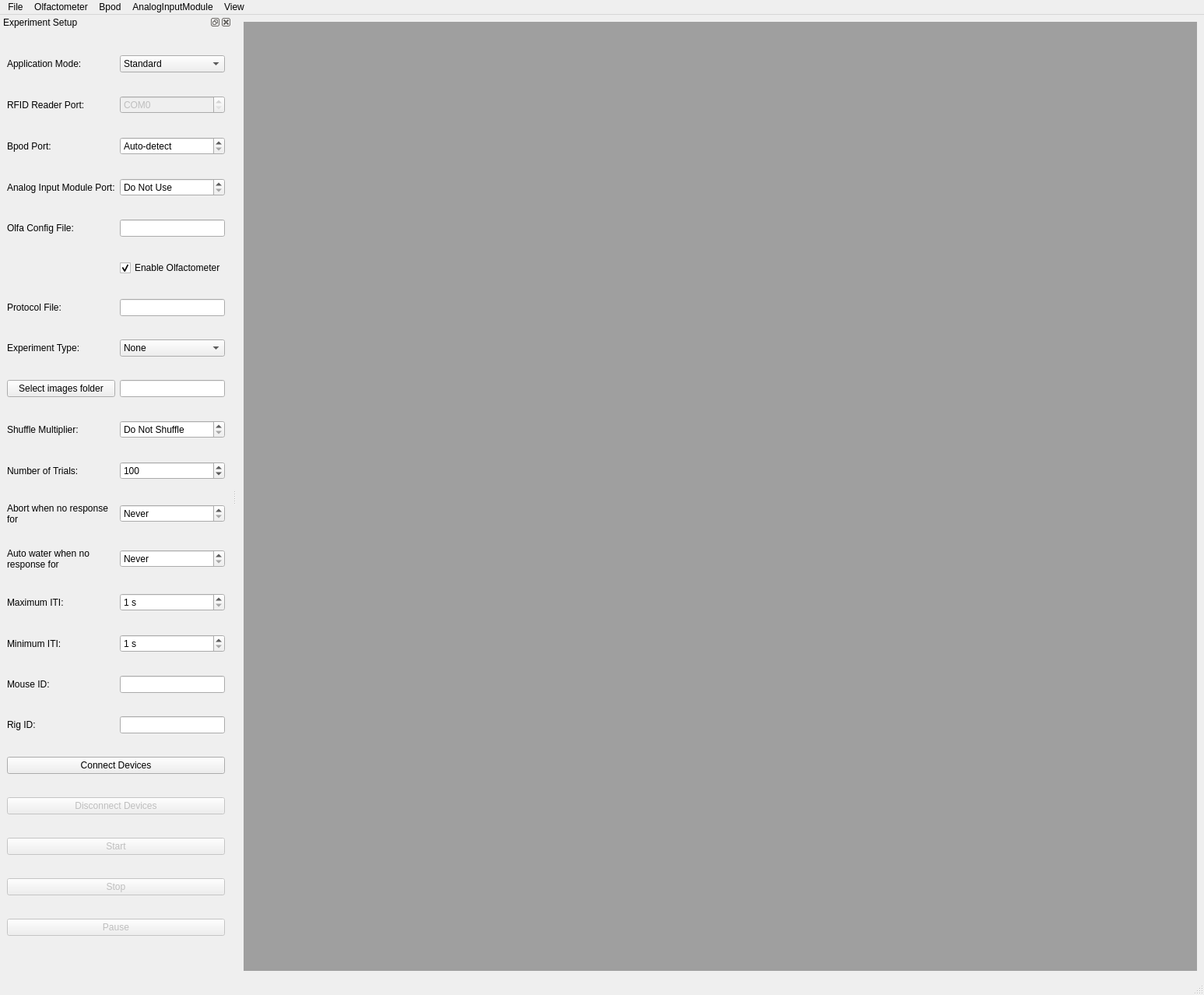
<?xml version="1.0" encoding="UTF-8"?>
<ui version="4.0">
 <class>MainWindow</class>
 <widget class="QMainWindow" name="MainWindow">
  <property name="geometry">
   <rect>
    <x>0</x>
    <y>0</y>
    <width>1547</width>
    <height>1278</height>
   </rect>
  </property>
  <property name="windowTitle">
   <string>MainWindow</string>
  </property>
  <widget class="QWidget" name="centralwidget">
   <layout class="QHBoxLayout" name="centralWidgetHLayout">
    <item>
     <widget class="QMdiArea" name="mdiArea">
      <property name="sizeAdjustPolicy">
       <enum>QAbstractScrollArea::AdjustToContents</enum>
      </property>
      <property name="activationOrder">
       <enum>QMdiArea::CreationOrder</enum>
      </property>
      <widget class="QWidget" name="currentTrialSubWindowWidget">
       <property name="windowTitle">
        <string>Current Trial Info</string>
       </property>
       <layout class="QGridLayout" name="currentTrialSubWindowWidgetGridLayout">
        <item row="1" column="2">
         <widget class="QLabel" name="odorA_nameLabel">
          <property name="text">
           <string>Odor A Name</string>
          </property>
         </widget>
        </item>
        <item row="2" column="1">
         <widget class="QLineEdit" name="currentStateLineEdit">
          <property name="readOnly">
           <bool>true</bool>
          </property>
         </widget>
        </item>
        <item row="3" column="8">
         <widget class="QLabel" name="totalPercentCorrectLabel">
          <property name="text">
           <string>Total Percent Correct</string>
          </property>
         </widget>
        </item>
        <item row="0" column="8">
         <widget class="QLabel" name="totalCorrectLabel">
          <property name="text">
           <string>Total Correct:</string>
          </property>
         </widget>
        </item>
        <item row="4" column="0" colspan="10">
         <widget class="QProgressBar" name="currentTrialProgressBar">
          <property name="value">
           <number>0</number>
          </property>
          <property name="textVisible">
           <bool>false</bool>
          </property>
         </widget>
        </item>
        <item row="3" column="9">
         <widget class="QLineEdit" name="totalPercentCorrectLineEdit">
          <property name="readOnly">
           <bool>true</bool>
          </property>
         </widget>
        </item>
        <item row="0" column="2">
         <widget class="QLabel" name="odorA_vialLabel">
          <property name="text">
           <string>Odor A Vial</string>
          </property>
         </widget>
        </item>
        <item row="3" column="3">
         <widget class="QLineEdit" name="odorA_flowLineEdit">
          <property name="readOnly">
           <bool>true</bool>
          </property>
         </widget>
        </item>
        <item row="0" column="1">
         <widget class="QLineEdit" name="trialNumLineEdit">
          <property name="readOnly">
           <bool>true</bool>
          </property>
         </widget>
        </item>
        <item row="0" column="6">
         <widget class="QLabel" name="correctResponseLabel">
          <property name="text">
           <string>Correct Response</string>
          </property>
         </widget>
        </item>
        <item row="0" column="9">
         <widget class="QLineEdit" name="totalCorrectLineEdit">
          <property name="readOnly">
           <bool>true</bool>
          </property>
         </widget>
        </item>
        <item row="2" column="2">
         <widget class="QLabel" name="odorA_concLabel">
          <property name="text">
           <string>Odor A Conc</string>
          </property>
         </widget>
        </item>
        <item row="2" column="0">
         <widget class="QLabel" name="currentStateLabel">
          <property name="text">
           <string>Current State</string>
          </property>
         </widget>
        </item>
        <item row="2" column="9">
         <widget class="QLineEdit" name="totalNoResponsesLineEdit">
          <property name="readOnly">
           <bool>true</bool>
          </property>
         </widget>
        </item>
        <item row="1" column="7">
         <widget class="QLineEdit" name="responseResultLineEdit">
          <property name="readOnly">
           <bool>true</bool>
          </property>
         </widget>
        </item>
        <item row="1" column="9">
         <widget class="QLineEdit" name="totalWrongLineEdit">
          <property name="readOnly">
           <bool>true</bool>
          </property>
         </widget>
        </item>
        <item row="3" column="2">
         <widget class="QLabel" name="odorA_flowLabel">
          <property name="text">
           <string>Odor A Flow</string>
          </property>
         </widget>
        </item>
        <item row="1" column="3">
         <widget class="QLineEdit" name="odorA_nameLineEdit">
          <property name="readOnly">
           <bool>true</bool>
          </property>
         </widget>
        </item>
        <item row="0" column="4">
         <widget class="QLabel" name="odorB_vialLabel">
          <property name="text">
           <string>Odor B Vial</string>
          </property>
         </widget>
        </item>
        <item row="1" column="0">
         <widget class="QLabel" name="itiLabel">
          <property name="text">
           <string>Current ITI</string>
          </property>
         </widget>
        </item>
        <item row="1" column="6">
         <widget class="QLabel" name="responseResultLabel">
          <property name="text">
           <string>Response Result</string>
          </property>
         </widget>
        </item>
        <item row="2" column="8">
         <widget class="QLabel" name="totalNoResponsesLabel">
          <property name="text">
           <string>Total No Responses</string>
          </property>
         </widget>
        </item>
        <item row="0" column="3">
         <widget class="QLineEdit" name="odorA_vialLineEdit">
          <property name="readOnly">
           <bool>true</bool>
          </property>
         </widget>
        </item>
        <item row="1" column="1">
         <widget class="QLineEdit" name="itiLineEdit">
          <property name="readOnly">
           <bool>true</bool>
          </property>
         </widget>
        </item>
        <item row="0" column="7">
         <widget class="QLineEdit" name="correctResponseLineEdit">
          <property name="readOnly">
           <bool>true</bool>
          </property>
         </widget>
        </item>
        <item row="0" column="0">
         <widget class="QLabel" name="trialNumLabel">
          <property name="text">
           <string>Trial Number</string>
          </property>
         </widget>
        </item>
        <item row="1" column="8">
         <widget class="QLabel" name="totalWrongLabel">
          <property name="text">
           <string>Total Wrong:</string>
          </property>
         </widget>
        </item>
        <item row="2" column="3">
         <widget class="QLineEdit" name="odorA_concLineEdit">
          <property name="readOnly">
           <bool>true</bool>
          </property>
         </widget>
        </item>
        <item row="0" column="5">
         <widget class="QLineEdit" name="odorB_vialLineEdit">
          <property name="readOnly">
           <bool>true</bool>
          </property>
         </widget>
        </item>
        <item row="1" column="4">
         <widget class="QLabel" name="odorB_nameLabel">
          <property name="text">
           <string>Odor B Name</string>
          </property>
         </widget>
        </item>
        <item row="1" column="5">
         <widget class="QLineEdit" name="odorB_nameLineEdit">
          <property name="readOnly">
           <bool>true</bool>
          </property>
         </widget>
        </item>
        <item row="2" column="4">
         <widget class="QLabel" name="odorB_concLabel">
          <property name="text">
           <string>Odor B Conc</string>
          </property>
         </widget>
        </item>
        <item row="2" column="5">
         <widget class="QLineEdit" name="odorB_concLineEdit">
          <property name="readOnly">
           <bool>true</bool>
          </property>
         </widget>
        </item>
        <item row="3" column="4">
         <widget class="QLabel" name="odorB_flowLabel">
          <property name="text">
           <string>Odor B Flow</string>
          </property>
         </widget>
        </item>
        <item row="3" column="5">
         <widget class="QLineEdit" name="odorB_flowLineEdit">
          <property name="readOnly">
           <bool>true</bool>
          </property>
         </widget>
        </item>
       </layout>
      </widget>
      <widget class="QWidget" name="bpodControlSubWindowWidget">
       <property name="windowTitle">
        <string>Bpod Control</string>
       </property>
       <layout class="QGridLayout" name="bpodControlSubWindowWidgetGridLayout">
        <item row="0" column="1">
         <widget class="QComboBox" name="leftSensorPortNumComboBox">
          <item>
           <property name="text">
            <string>1</string>
           </property>
          </item>
          <item>
           <property name="text">
            <string>2</string>
           </property>
          </item>
          <item>
           <property name="text">
            <string>3</string>
           </property>
          </item>
          <item>
           <property name="text">
            <string>4</string>
           </property>
          </item>
         </widget>
        </item>
        <item row="7" column="0">
         <widget class="QPushButton" name="flushLeftWaterButton">
          <property name="enabled">
           <bool>false</bool>
          </property>
          <property name="text">
           <string>Flush Left Water</string>
          </property>
         </widget>
        </item>
        <item row="0" column="0">
         <widget class="QLabel" name="leftSensorPortNumLabel">
          <property name="text">
           <string>Left Sensor Port Num:</string>
          </property>
         </widget>
        </item>
        <item row="4" column="0">
         <widget class="QLabel" name="rightWaterValvePortNumLabel">
          <property name="text">
           <string>Right Water Valve Port Num:</string>
          </property>
         </widget>
        </item>
        <item row="5" column="0">
         <widget class="QLabel" name="rightWaterValveDurationLabel">
          <property name="text">
           <string>Right Water Valve Duration:</string>
          </property>
         </widget>
        </item>
        <item row="1" column="1">
         <widget class="QComboBox" name="leftWaterValvePortNumComboBox">
          <item>
           <property name="text">
            <string>1</string>
           </property>
          </item>
          <item>
           <property name="text">
            <string>2</string>
           </property>
          </item>
          <item>
           <property name="text">
            <string>3</string>
           </property>
          </item>
          <item>
           <property name="text">
            <string>4</string>
           </property>
          </item>
         </widget>
        </item>
        <item row="3" column="1">
         <widget class="QComboBox" name="rightSensorPortNumComboBox">
          <property name="currentIndex">
           <number>2</number>
          </property>
          <item>
           <property name="text">
            <string>1</string>
           </property>
          </item>
          <item>
           <property name="text">
            <string>2</string>
           </property>
          </item>
          <item>
           <property name="text">
            <string>3</string>
           </property>
          </item>
          <item>
           <property name="text">
            <string>4</string>
           </property>
          </item>
         </widget>
        </item>
        <item row="1" column="0">
         <widget class="QLabel" name="leftWaterValvePortNumLabel">
          <property name="text">
           <string>Left Water Valve Port Num:</string>
          </property>
         </widget>
        </item>
        <item row="8" column="1">
         <widget class="QPushButton" name="rightWaterValveButton">
          <property name="enabled">
           <bool>false</bool>
          </property>
          <property name="text">
           <string>Right Water Valve</string>
          </property>
          <property name="checkable">
           <bool>false</bool>
          </property>
         </widget>
        </item>
        <item row="9" column="0" colspan="2">
         <widget class="QPushButton" name="finalValveButton">
          <property name="enabled">
           <bool>false</bool>
          </property>
          <property name="text">
           <string>Final Valve</string>
          </property>
          <property name="checkable">
           <bool>true</bool>
          </property>
         </widget>
        </item>
        <item row="2" column="0">
         <widget class="QLabel" name="leftWaterValveDurationLabel">
          <property name="text">
           <string>Left Water Valve Duration:</string>
          </property>
         </widget>
        </item>
        <item row="5" column="1">
         <widget class="QSpinBox" name="rightWaterValveDurationSpinBox">
          <property name="suffix">
           <string> ms</string>
          </property>
          <property name="maximum">
           <number>10000</number>
          </property>
          <property name="value">
           <number>100</number>
          </property>
         </widget>
        </item>
        <item row="2" column="1">
         <widget class="QSpinBox" name="leftWaterValveDurationSpinBox">
          <property name="suffix">
           <string> ms</string>
          </property>
          <property name="maximum">
           <number>10000</number>
          </property>
          <property name="value">
           <number>100</number>
          </property>
         </widget>
        </item>
        <item row="3" column="0">
         <widget class="QLabel" name="rightSensorPortNumLabel">
          <property name="text">
           <string>Right Sensor Port Num:</string>
          </property>
         </widget>
        </item>
        <item row="7" column="1">
         <widget class="QPushButton" name="flushRightWaterButton">
          <property name="enabled">
           <bool>false</bool>
          </property>
          <property name="text">
           <string>Flush Right Water</string>
          </property>
         </widget>
        </item>
        <item row="8" column="0">
         <widget class="QPushButton" name="leftWaterValveButton">
          <property name="enabled">
           <bool>false</bool>
          </property>
          <property name="text">
           <string>Left Water Valve</string>
          </property>
          <property name="checkable">
           <bool>false</bool>
          </property>
         </widget>
        </item>
        <item row="4" column="1">
         <widget class="QComboBox" name="rightWaterValvePortNumComboBox">
          <property name="currentIndex">
           <number>2</number>
          </property>
          <item>
           <property name="text">
            <string>1</string>
           </property>
          </item>
          <item>
           <property name="text">
            <string>2</string>
           </property>
          </item>
          <item>
           <property name="text">
            <string>3</string>
           </property>
          </item>
          <item>
           <property name="text">
            <string>4</string>
           </property>
          </item>
         </widget>
        </item>
        <item row="6" column="0">
         <widget class="QLabel" name="finalValvePortNumLabel">
          <property name="text">
           <string>Final Valve Port Num:</string>
          </property>
         </widget>
        </item>
        <item row="6" column="1">
         <widget class="QComboBox" name="finalValvePortNumComboBox">
          <property name="currentIndex">
           <number>1</number>
          </property>
          <item>
           <property name="text">
            <string>1</string>
           </property>
          </item>
          <item>
           <property name="text">
            <string>2</string>
           </property>
          </item>
          <item>
           <property name="text">
            <string>3</string>
           </property>
          </item>
          <item>
           <property name="text">
            <string>4</string>
           </property>
          </item>
         </widget>
        </item>
       </layout>
      </widget>
      <widget class="QWidget" name="resultsPlotSubWindowWidget">
       <property name="windowTitle">
        <string>Results Plot</string>
       </property>
       <layout class="QGridLayout" name="resultsPlotSubWindowWidgetGridLayout">
        <item row="0" column="2">
         <widget class="QPushButton" name="resultsPlotSeparateVialsButton">
          <property name="text">
           <string>Separate Vials</string>
          </property>
         </widget>
        </item>
        <item row="0" column="1">
         <widget class="QPushButton" name="resultsPlotCombineLikeVialsButton">
          <property name="text">
           <string>Combine Like Vials</string>
          </property>
         </widget>
        </item>
        <item row="0" column="0">
         <widget class="QPushButton" name="resultsPlotCombineAllVialsButton">
          <property name="text">
           <string>Combine All Vials</string>
          </property>
         </widget>
        </item>
       </layout>
      </widget>
      <widget class="QWidget" name="flowUsagePlotSubWindowWidget">
       <property name="windowTitle">
        <string>Flow Usage Plot</string>
       </property>
       <layout class="QGridLayout" name="flowUsagePlotSubWindowWidgetGridLayout">
        <item row="0" column="1">
         <widget class="QPushButton" name="flowUsagePlotCombineLikeVialsButton">
          <property name="text">
           <string>Combine Like Vials</string>
          </property>
         </widget>
        </item>
        <item row="0" column="2">
         <widget class="QPushButton" name="flowUsagePlotSeparateVialsButton">
          <property name="text">
           <string>Separate Vials</string>
          </property>
         </widget>
        </item>
        <item row="0" column="0">
         <widget class="QPushButton" name="flowUsagePlotCombineAllVialsButton">
          <property name="text">
           <string>Combine All Vials</string>
          </property>
         </widget>
        </item>
       </layout>
      </widget>
      <widget class="QWidget" name="streamingPlotSubWindowWidget">
       <property name="windowTitle">
        <string>Streaming Plot</string>
       </property>
       <layout class="QGridLayout" name="streamingPlotSubWindowWidgetGridLayout">
        <item row="2" column="0">
         <widget class="QLabel" name="maxtLabel">
          <property name="sizePolicy">
           <sizepolicy hsizetype="Fixed" vsizetype="Fixed">
            <horstretch>0</horstretch>
            <verstretch>0</verstretch>
           </sizepolicy>
          </property>
          <property name="text">
           <string>Max t:</string>
          </property>
         </widget>
        </item>
        <item row="4" column="0">
         <widget class="QLabel" name="plotIntervalLabel">
          <property name="sizePolicy">
           <sizepolicy hsizetype="Fixed" vsizetype="Fixed">
            <horstretch>0</horstretch>
            <verstretch>0</verstretch>
           </sizepolicy>
          </property>
          <property name="text">
           <string>Plot Interval:</string>
          </property>
         </widget>
        </item>
        <item row="4" column="1">
         <widget class="QSpinBox" name="plotIntervalSpinBox">
          <property name="sizePolicy">
           <sizepolicy hsizetype="Fixed" vsizetype="Fixed">
            <horstretch>0</horstretch>
            <verstretch>0</verstretch>
           </sizepolicy>
          </property>
          <property name="suffix">
           <string> ms</string>
          </property>
          <property name="minimum">
           <number>1</number>
          </property>
         </widget>
        </item>
        <item row="2" column="1">
         <widget class="QSpinBox" name="maxtSpinBox">
          <property name="sizePolicy">
           <sizepolicy hsizetype="Fixed" vsizetype="Fixed">
            <horstretch>0</horstretch>
            <verstretch>0</verstretch>
           </sizepolicy>
          </property>
          <property name="suffix">
           <string> s</string>
          </property>
          <property name="minimum">
           <number>1</number>
          </property>
          <property name="maximum">
           <number>100</number>
          </property>
          <property name="value">
           <number>10</number>
          </property>
         </widget>
        </item>
        <item row="0" column="1">
         <widget class="QDoubleSpinBox" name="yMaxDoubleSpinBox">
          <property name="sizePolicy">
           <sizepolicy hsizetype="Fixed" vsizetype="Fixed">
            <horstretch>0</horstretch>
            <verstretch>0</verstretch>
           </sizepolicy>
          </property>
          <property name="minimum">
           <double>-10.000000000000000</double>
          </property>
          <property name="maximum">
           <double>10.000000000000000</double>
          </property>
          <property name="value">
           <double>1.000000000000000</double>
          </property>
         </widget>
        </item>
        <item row="1" column="0">
         <widget class="QLabel" name="yMinLabel">
          <property name="sizePolicy">
           <sizepolicy hsizetype="Fixed" vsizetype="Fixed">
            <horstretch>0</horstretch>
            <verstretch>0</verstretch>
           </sizepolicy>
          </property>
          <property name="text">
           <string>Y Min:</string>
          </property>
         </widget>
        </item>
        <item row="0" column="0">
         <widget class="QLabel" name="yMaxLabel">
          <property name="sizePolicy">
           <sizepolicy hsizetype="Fixed" vsizetype="Fixed">
            <horstretch>0</horstretch>
            <verstretch>0</verstretch>
           </sizepolicy>
          </property>
          <property name="text">
           <string>Y Max:</string>
          </property>
         </widget>
        </item>
        <item row="3" column="1">
         <widget class="QDoubleSpinBox" name="dtDoubleSpinBox">
          <property name="sizePolicy">
           <sizepolicy hsizetype="Fixed" vsizetype="Fixed">
            <horstretch>0</horstretch>
            <verstretch>0</verstretch>
           </sizepolicy>
          </property>
          <property name="suffix">
           <string> s</string>
          </property>
          <property name="decimals">
           <number>4</number>
          </property>
          <property name="minimum">
           <double>0.000100000000000</double>
          </property>
          <property name="maximum">
           <double>1.000000000000000</double>
          </property>
          <property name="singleStep">
           <double>0.000100000000000</double>
          </property>
          <property name="value">
           <double>0.001000000000000</double>
          </property>
         </widget>
        </item>
        <item row="1" column="1">
         <widget class="QDoubleSpinBox" name="yMinDoubleSpinBox">
          <property name="sizePolicy">
           <sizepolicy hsizetype="Fixed" vsizetype="Fixed">
            <horstretch>0</horstretch>
            <verstretch>0</verstretch>
           </sizepolicy>
          </property>
          <property name="minimum">
           <double>-10.000000000000000</double>
          </property>
          <property name="maximum">
           <double>10.000000000000000</double>
          </property>
          <property name="value">
           <double>-1.000000000000000</double>
          </property>
         </widget>
        </item>
        <item row="3" column="0">
         <widget class="QLabel" name="dtLabel">
          <property name="sizePolicy">
           <sizepolicy hsizetype="Fixed" vsizetype="Fixed">
            <horstretch>0</horstretch>
            <verstretch>0</verstretch>
           </sizepolicy>
          </property>
          <property name="text">
           <string>dt:</string>
          </property>
         </widget>
        </item>
        <item row="5" column="1">
         <widget class="QSpinBox" name="sniffThresholdSpinBox">
          <property name="suffix">
           <string> mV</string>
          </property>
          <property name="minimum">
           <number>1</number>
          </property>
          <property name="maximum">
           <number>1000</number>
          </property>
         </widget>
        </item>
        <item row="5" column="0">
         <widget class="QLabel" name="sniffThresholdLabel">
          <property name="text">
           <string>Sniff Threshold</string>
          </property>
         </widget>
        </item>
       </layout>
      </widget>
      <widget class="QWidget" name="trialPlaybackSubWindowWidget">
       <property name="windowTitle">
        <string>Trial Playback</string>
       </property>
       <widget class="QLabel" name="videoLabel">
        <property name="geometry">
         <rect>
          <x>70</x>
          <y>40</y>
          <width>131</width>
          <height>101</height>
         </rect>
        </property>
        <property name="text">
         <string/>
        </property>
       </widget>
       <widget class="QPushButton" name="playLastTrial_Button">
        <property name="geometry">
         <rect>
          <x>90</x>
          <y>180</y>
          <width>75</width>
          <height>23</height>
         </rect>
        </property>
        <property name="text">
         <string>Play</string>
        </property>
       </widget>
       <widget class="QMediaPlayer" name="mediaplayerLabel">
        <property name="geometry">
         <rect>
          <x>60</x>
          <y>70</y>
          <width>47</width>
          <height>13</height>
         </rect>
        </property>
        <property name="text">
         <string>TextLabel</string>
        </property>
       </widget>
       <widget class="QPushButton" name="playLastTrial_Button_2">
        <property name="geometry">
         <rect>
          <x>60</x>
          <y>130</y>
          <width>75</width>
          <height>23</height>
         </rect>
        </property>
        <property name="text">
         <string>PushButton</string>
        </property>
       </widget>
       <widget class="QSlider" name="positionSlider">
        <property name="geometry">
         <rect>
          <x>10</x>
          <y>100</y>
          <width>160</width>
          <height>22</height>
         </rect>
        </property>
        <property name="orientation">
         <enum>Qt::Horizontal</enum>
        </property>
       </widget>
      </widget>
     </widget>
    </item>
   </layout>
  </widget>
  <widget class="QMenuBar" name="menubar">
   <property name="geometry">
    <rect>
     <x>0</x>
     <y>0</y>
     <width>1547</width>
     <height>21</height>
    </rect>
   </property>
   <widget class="QMenu" name="menuFile">
    <property name="title">
     <string>File</string>
    </property>
    <addaction name="actionNewProtocol"/>
    <addaction name="actionOpenProtocol"/>
    <addaction name="actionLoadDefaults"/>
    <addaction name="actionEditDefaults"/>
   </widget>
   <widget class="QMenu" name="menuOlfactometer">
    <property name="title">
     <string>Olfactometer</string>
    </property>
    <addaction name="actionSelectOlfaConfigFile"/>
    <addaction name="actionConfigureOlfaSettings"/>
    <addaction name="actionLaunchOlfaGUI"/>
   </widget>
   <widget class="QMenu" name="menuAnalogIn">
    <property name="title">
     <string>AnalogInputModule</string>
    </property>
    <addaction name="actionConfigureAnalogInputModuleSettings"/>
   </widget>
   <widget class="QMenu" name="menuView">
    <property name="title">
     <string>View</string>
    </property>
    <addaction name="actionViewStreaming"/>
    <addaction name="actionViewResultsPlot"/>
    <addaction name="actionViewCurrentTrialInfo"/>
    <addaction name="actionViewFlowUsagePlot"/>
    <addaction name="actionViewBpodControl"/>
    <addaction name="actionViewExperimentSetup"/>
   </widget>
   <widget class="QMenu" name="menuBpod">
    <property name="title">
     <string>Bpod</string>
    </property>
    <addaction name="actionConfigureBpodFlexChannels"/>
   </widget>
   <addaction name="menuFile"/>
   <addaction name="menuOlfactometer"/>
   <addaction name="menuBpod"/>
   <addaction name="menuAnalogIn"/>
   <addaction name="menuView"/>
  </widget>
  <widget class="QStatusBar" name="statusbar"/>
  <widget class="QDockWidget" name="experimentSetupDockWidget">
   <property name="features">
    <set>QDockWidget::AllDockWidgetFeatures</set>
   </property>
   <property name="windowTitle">
    <string>Experiment Setup</string>
   </property>
   <attribute name="dockWidgetArea">
    <number>1</number>
   </attribute>
   <widget class="QWidget" name="experimentSetupDockWidgetContents">
    <layout class="QGridLayout" name="experimentSetupDockWidgetContentsGridLayout" rowstretch="0,0,0,0,0,0,0,0,0,0,0,0,0,0,0,0,0,0,0,0,0,0,0" rowminimumheight="0,0,0,0,0,0,0,0,0,0,0,0,0,0,0,0,0,0,0,0,0,0,0">
     <item row="14" column="1">
      <widget class="QSpinBox" name="itiMaxSpinBox">
       <property name="suffix">
        <string> s</string>
       </property>
       <property name="minimum">
        <number>1</number>
       </property>
      </widget>
     </item>
     <item row="2" column="1">
      <widget class="QSpinBox" name="bpodCOMPortSpinBox">
       <property name="specialValueText">
        <string>Auto-detect</string>
       </property>
       <property name="prefix">
        <string>COM</string>
       </property>
       <property name="maximum">
        <number>999</number>
       </property>
      </widget>
     </item>
     <item row="18" column="0" colspan="2">
      <widget class="QPushButton" name="connectDevicesButton">
       <property name="text">
        <string>Connect Devices</string>
       </property>
      </widget>
     </item>
     <item row="1" column="1">
      <widget class="QSpinBox" name="rfidReaderCOMPortSpinBox">
       <property name="enabled">
        <bool>false</bool>
       </property>
       <property name="prefix">
        <string>COM</string>
       </property>
       <property name="maximum">
        <number>999</number>
       </property>
      </widget>
     </item>
     <item row="12" column="1">
      <widget class="QSpinBox" name="noResponseCutoffSpinBox">
       <property name="specialValueText">
        <string>Never</string>
       </property>
       <property name="suffix">
        <string> trials</string>
       </property>
       <property name="value">
        <number>0</number>
       </property>
      </widget>
     </item>
     <item row="6" column="0">
      <widget class="QLabel" name="protocolFileLabel">
       <property name="text">
        <string>Protocol File:</string>
       </property>
      </widget>
     </item>
     <item row="4" column="0">
      <widget class="QLabel" name="olfaConfigFileLabel">
       <property name="text">
        <string>Olfa Config File:</string>
       </property>
      </widget>
     </item>
     <item row="10" column="0">
      <widget class="QLabel" name="shuffleMultiplierLabel">
       <property name="text">
        <string>Shuffle Multiplier:</string>
       </property>
      </widget>
     </item>
     <item row="15" column="0">
      <widget class="QLabel" name="itiMinLabel">
       <property name="text">
        <string>Minimum ITI:</string>
       </property>
      </widget>
     </item>
     <item row="12" column="0">
      <widget class="QLabel" name="noResponseCutoffLabel">
       <property name="text">
        <string>Abort when no response for</string>
       </property>
       <property name="wordWrap">
        <bool>true</bool>
       </property>
      </widget>
     </item>
     <item row="3" column="0">
      <widget class="QLabel" name="analogInputModuleCOMPortLabel">
       <property name="text">
        <string>Analog Input Module Port:</string>
       </property>
       <property name="wordWrap">
        <bool>true</bool>
       </property>
      </widget>
     </item>
     <item row="16" column="1">
      <widget class="QLineEdit" name="mouseNumberLineEdit"/>
     </item>
     <item row="8" column="0">
      <widget class="QLabel" name="experimentTypeLabel">
       <property name="text">
        <string>Experiment Type:</string>
       </property>
      </widget>
     </item>
     <item row="13" column="0">
      <widget class="QLabel" name="autoWaterCutoffLabel">
       <property name="text">
        <string>Auto water when no response for</string>
       </property>
       <property name="wordWrap">
        <bool>true</bool>
       </property>
      </widget>
     </item>
     <item row="20" column="0" colspan="2">
      <widget class="QPushButton" name="startButton">
       <property name="enabled">
        <bool>false</bool>
       </property>
       <property name="text">
        <string>Start</string>
       </property>
      </widget>
     </item>
     <item row="4" column="1">
      <widget class="QLineEdit" name="olfaConfigFileLineEdit">
       <property name="readOnly">
        <bool>true</bool>
       </property>
      </widget>
     </item>
     <item row="1" column="0">
      <widget class="QLabel" name="rfidReaderCOMPortLabel">
       <property name="text">
        <string>RFID Reader Port:</string>
       </property>
      </widget>
     </item>
     <item row="0" column="1">
      <widget class="QComboBox" name="applicationModeComboBox">
       <property name="currentIndex">
        <number>0</number>
       </property>
       <item>
        <property name="text">
         <string>Standard</string>
        </property>
       </item>
       <item>
        <property name="text">
         <string>Automatic (RFID)</string>
        </property>
       </item>
      </widget>
     </item>
     <item row="17" column="0">
      <widget class="QLabel" name="rigLetterLabel">
       <property name="text">
        <string>Rig ID:</string>
       </property>
      </widget>
     </item>
     <item row="16" column="0">
      <widget class="QLabel" name="mouseNumberLabel">
       <property name="text">
        <string>Mouse ID:</string>
       </property>
      </widget>
     </item>
     <item row="14" column="0">
      <widget class="QLabel" name="itiMaxLabel">
       <property name="text">
        <string>Maximum ITI:</string>
       </property>
      </widget>
     </item>
     <item row="19" column="0" colspan="2">
      <widget class="QPushButton" name="disconnectDevicesButton">
       <property name="enabled">
        <bool>false</bool>
       </property>
       <property name="text">
        <string>Disconnect Devices</string>
       </property>
      </widget>
     </item>
     <item row="11" column="0">
      <widget class="QLabel" name="nTrialsLabel">
       <property name="text">
        <string>Number of Trials:</string>
       </property>
      </widget>
     </item>
     <item row="21" column="0" colspan="2">
      <widget class="QPushButton" name="stopButton">
       <property name="enabled">
        <bool>false</bool>
       </property>
       <property name="text">
        <string>Stop</string>
       </property>
       <property name="checkable">
        <bool>false</bool>
       </property>
      </widget>
     </item>
     <item row="17" column="1">
      <widget class="QLineEdit" name="rigLetterLineEdit"/>
     </item>
     <item row="3" column="1">
      <widget class="QSpinBox" name="analogInputModuleCOMPortSpinBox">
       <property name="specialValueText">
        <string>Do Not Use</string>
       </property>
       <property name="prefix">
        <string>COM</string>
       </property>
       <property name="maximum">
        <number>999</number>
       </property>
      </widget>
     </item>
     <item row="2" column="0">
      <widget class="QLabel" name="bpodCOMPortLabel">
       <property name="text">
        <string>Bpod Port:</string>
       </property>
      </widget>
     </item>
     <item row="5" column="1">
      <widget class="QCheckBox" name="olfaCheckBox">
       <property name="text">
        <string>Enable Olfactometer</string>
       </property>
       <property name="checked">
        <bool>true</bool>
       </property>
      </widget>
     </item>
     <item row="0" column="0">
      <widget class="QLabel" name="applicationModeLabel">
       <property name="text">
        <string>Application Mode:</string>
       </property>
      </widget>
     </item>
     <item row="13" column="1">
      <widget class="QSpinBox" name="autoWaterCutoffSpinBox">
       <property name="specialValueText">
        <string>Never</string>
       </property>
       <property name="suffix">
        <string> trials</string>
       </property>
      </widget>
     </item>
     <item row="6" column="1">
      <widget class="QLineEdit" name="protocolFileLineEdit">
       <property name="readOnly">
        <bool>true</bool>
       </property>
      </widget>
     </item>
     <item row="11" column="1">
      <widget class="QSpinBox" name="nTrialsSpinBox">
       <property name="minimum">
        <number>1</number>
       </property>
       <property name="maximum">
        <number>1000</number>
       </property>
       <property name="value">
        <number>100</number>
       </property>
      </widget>
     </item>
     <item row="22" column="0" colspan="2">
      <widget class="QPushButton" name="pauseButton">
       <property name="enabled">
        <bool>false</bool>
       </property>
       <property name="text">
        <string>Pause</string>
       </property>
      </widget>
     </item>
     <item row="10" column="1">
      <widget class="QSpinBox" name="shuffleMultiplierSpinBox">
       <property name="specialValueText">
        <string>Do Not Shuffle</string>
       </property>
       <property name="minimum">
        <number>0</number>
       </property>
       <property name="maximum">
        <number>10</number>
       </property>
       <property name="value">
        <number>0</number>
       </property>
      </widget>
     </item>
     <item row="15" column="1">
      <widget class="QSpinBox" name="itiMinSpinBox">
       <property name="suffix">
        <string> s</string>
       </property>
       <property name="minimum">
        <number>1</number>
       </property>
      </widget>
     </item>
     <item row="8" column="1">
      <widget class="QComboBox" name="experimentTypeComboBox">
       <item>
        <property name="text">
         <string>None</string>
        </property>
       </item>
       <item>
        <property name="text">
         <string>1PImaging</string>
        </property>
       </item>
       <item>
        <property name="text">
         <string>Intensity</string>
        </property>
       </item>
       <item>
        <property name="text">
         <string>Identity</string>
        </property>
       </item>
      </widget>
     </item>
     <item row="9" column="0">
      <widget class="QPushButton" name="selectCameraDataDestinationPushButton">
       <property name="text">
        <string>Select images folder</string>
       </property>
      </widget>
     </item>
     <item row="9" column="1">
      <widget class="QLineEdit" name="CameraDataDestinationLineEdit"/>
     </item>
    </layout>
   </widget>
  </widget>
  <action name="actionNewProtocol">
   <property name="text">
    <string>New Protocol</string>
   </property>
  </action>
  <action name="actionOpenProtocol">
   <property name="text">
    <string>Open Protocol</string>
   </property>
  </action>
  <action name="actionSelectOlfaConfigFile">
   <property name="text">
    <string>Select config file</string>
   </property>
  </action>
  <action name="actionLaunchOlfaGUI">
   <property name="text">
    <string>Launch GUI</string>
   </property>
  </action>
  <action name="actionConfigureOlfaSettings">
   <property name="text">
    <string>Configure settings</string>
   </property>
  </action>
  <action name="actionConfigureAnalogInputModuleSettings">
   <property name="text">
    <string>Configure settings</string>
   </property>
  </action>
  <action name="actionViewStreaming">
   <property name="checkable">
    <bool>true</bool>
   </property>
   <property name="checked">
    <bool>true</bool>
   </property>
   <property name="text">
    <string>Streaming</string>
   </property>
  </action>
  <action name="actionViewResultsPlot">
   <property name="checkable">
    <bool>true</bool>
   </property>
   <property name="checked">
    <bool>true</bool>
   </property>
   <property name="text">
    <string>Results Plot</string>
   </property>
  </action>
  <action name="actionViewCurrentTrialInfo">
   <property name="checkable">
    <bool>true</bool>
   </property>
   <property name="checked">
    <bool>true</bool>
   </property>
   <property name="text">
    <string>Current Trial Info</string>
   </property>
  </action>
  <action name="actionViewFlowUsagePlot">
   <property name="checkable">
    <bool>true</bool>
   </property>
   <property name="checked">
    <bool>true</bool>
   </property>
   <property name="text">
    <string>Flow Usage Plot</string>
   </property>
  </action>
  <action name="actionViewBpodControl">
   <property name="checkable">
    <bool>true</bool>
   </property>
   <property name="checked">
    <bool>true</bool>
   </property>
   <property name="text">
    <string>Bpod Control</string>
   </property>
  </action>
  <action name="actionViewExperimentSetup">
   <property name="checkable">
    <bool>true</bool>
   </property>
   <property name="checked">
    <bool>true</bool>
   </property>
   <property name="text">
    <string>Experiment Setup</string>
   </property>
  </action>
  <action name="actionLoadDefaults">
   <property name="text">
    <string>Load Defaults</string>
   </property>
  </action>
  <action name="actionEditDefaults">
   <property name="text">
    <string>Edit Defaults</string>
   </property>
  </action>
  <action name="actionIdentifyCOMPorts">
   <property name="text">
    <string>Identify COM Ports</string>
   </property>
  </action>
  <action name="actionConfigureBpodFlexChannels">
   <property name="text">
    <string>Configure Flex Channels</string>
   </property>
  </action>
 </widget>
 <customwidgets>
  <customwidget>
   <class>QMediaPlayer</class>
   <extends>QLabel</extends>
   <header>PyQt5.QtMultimedia</header>
  </customwidget>
 </customwidgets>
 <tabstops>
  <tabstop>applicationModeComboBox</tabstop>
  <tabstop>olfaConfigFileLineEdit</tabstop>
  <tabstop>olfaCheckBox</tabstop>
  <tabstop>protocolFileLineEdit</tabstop>
  <tabstop>shuffleMultiplierSpinBox</tabstop>
  <tabstop>nTrialsSpinBox</tabstop>
  <tabstop>noResponseCutoffSpinBox</tabstop>
  <tabstop>autoWaterCutoffSpinBox</tabstop>
  <tabstop>itiMaxSpinBox</tabstop>
  <tabstop>itiMinSpinBox</tabstop>
  <tabstop>mouseNumberLineEdit</tabstop>
  <tabstop>rigLetterLineEdit</tabstop>
  <tabstop>connectDevicesButton</tabstop>
  <tabstop>disconnectDevicesButton</tabstop>
  <tabstop>startButton</tabstop>
  <tabstop>stopButton</tabstop>
  <tabstop>pauseButton</tabstop>
  <tabstop>leftSensorPortNumComboBox</tabstop>
  <tabstop>leftWaterValvePortNumComboBox</tabstop>
  <tabstop>leftWaterValveDurationSpinBox</tabstop>
  <tabstop>rightSensorPortNumComboBox</tabstop>
  <tabstop>rightWaterValvePortNumComboBox</tabstop>
  <tabstop>rightWaterValveDurationSpinBox</tabstop>
  <tabstop>finalValvePortNumComboBox</tabstop>
  <tabstop>flushLeftWaterButton</tabstop>
  <tabstop>flushRightWaterButton</tabstop>
  <tabstop>leftWaterValveButton</tabstop>
  <tabstop>rightWaterValveButton</tabstop>
  <tabstop>finalValveButton</tabstop>
  <tabstop>yMaxDoubleSpinBox</tabstop>
  <tabstop>yMinDoubleSpinBox</tabstop>
  <tabstop>maxtSpinBox</tabstop>
  <tabstop>dtDoubleSpinBox</tabstop>
  <tabstop>plotIntervalSpinBox</tabstop>
  <tabstop>resultsPlotCombineAllVialsButton</tabstop>
  <tabstop>resultsPlotCombineLikeVialsButton</tabstop>
  <tabstop>resultsPlotSeparateVialsButton</tabstop>
  <tabstop>flowUsagePlotCombineAllVialsButton</tabstop>
  <tabstop>flowUsagePlotCombineLikeVialsButton</tabstop>
  <tabstop>flowUsagePlotSeparateVialsButton</tabstop>
  <tabstop>trialNumLineEdit</tabstop>
  <tabstop>itiLineEdit</tabstop>
  <tabstop>currentStateLineEdit</tabstop>
  <tabstop>odorA_vialLineEdit</tabstop>
  <tabstop>odorA_nameLineEdit</tabstop>
  <tabstop>odorA_concLineEdit</tabstop>
  <tabstop>odorA_flowLineEdit</tabstop>
  <tabstop>odorB_vialLineEdit</tabstop>
  <tabstop>odorB_nameLineEdit</tabstop>
  <tabstop>odorB_concLineEdit</tabstop>
  <tabstop>odorB_flowLineEdit</tabstop>
  <tabstop>correctResponseLineEdit</tabstop>
  <tabstop>responseResultLineEdit</tabstop>
  <tabstop>totalCorrectLineEdit</tabstop>
  <tabstop>totalWrongLineEdit</tabstop>
  <tabstop>totalNoResponsesLineEdit</tabstop>
  <tabstop>totalPercentCorrectLineEdit</tabstop>
 </tabstops>
 <resources/>
 <connections/>
</ui>
